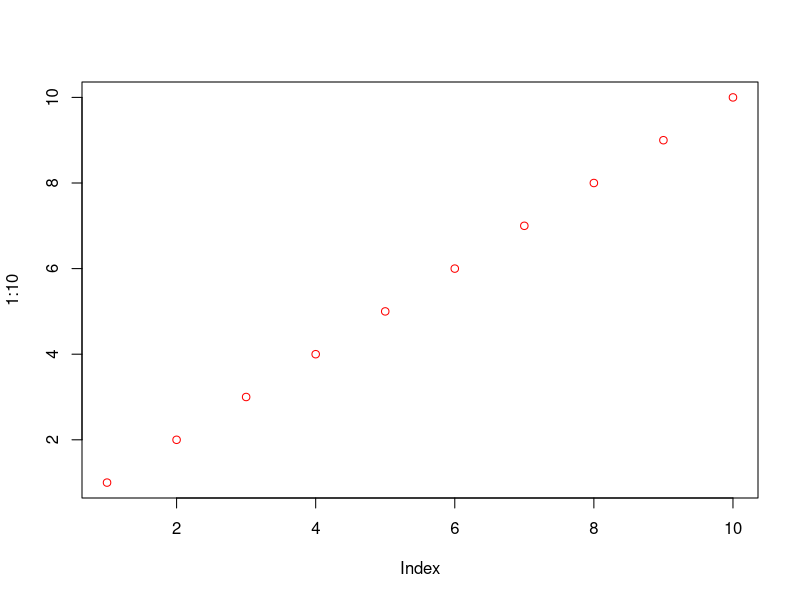
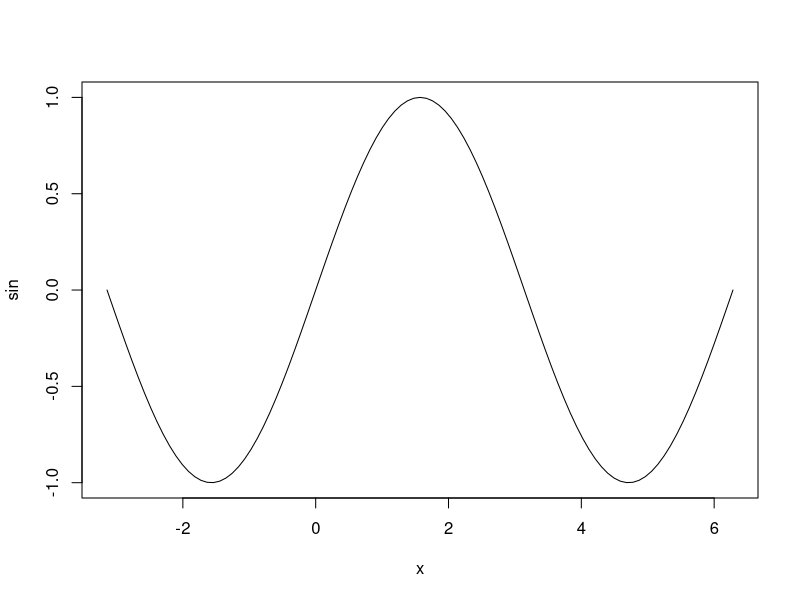
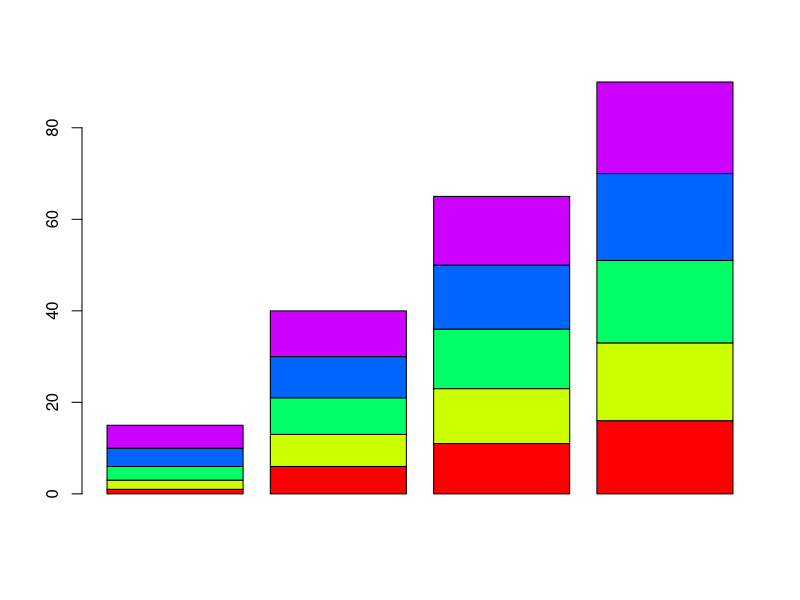
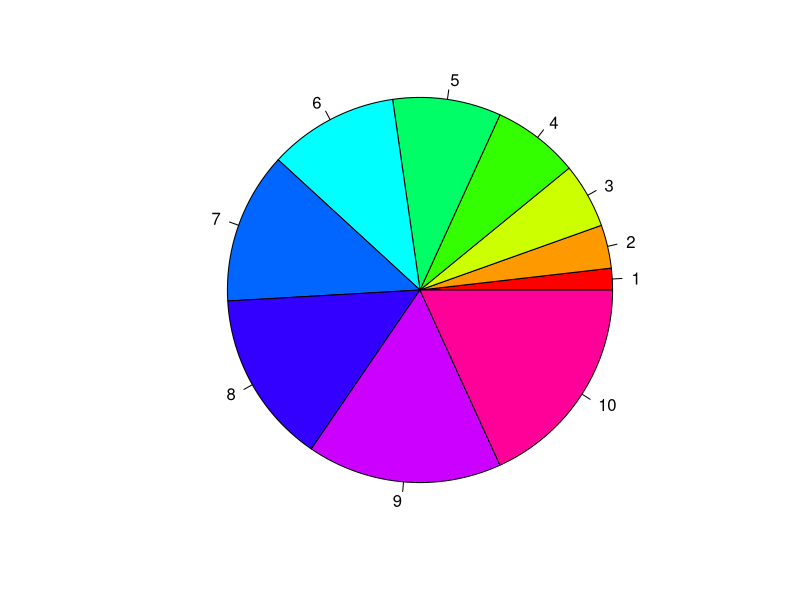
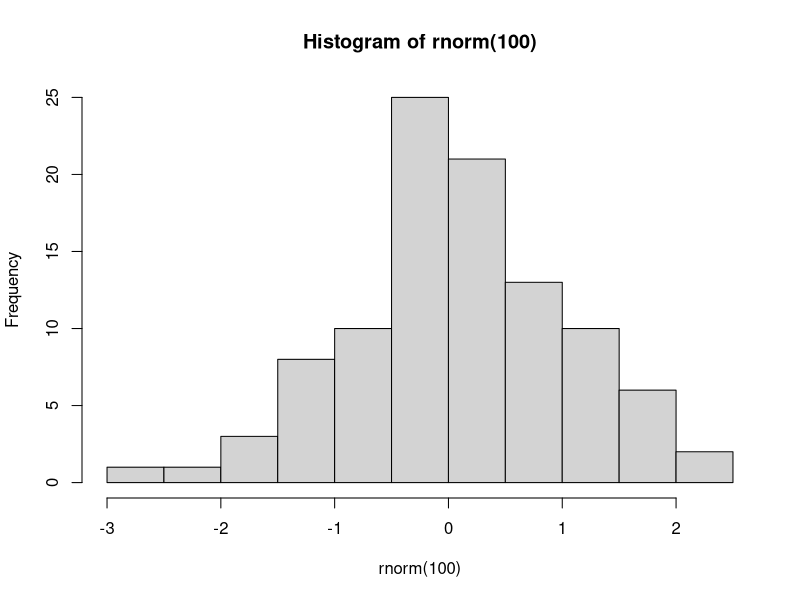

Reproduce these figures in R, in order.
plot(1:10,col="red")
plot(sin,-pi,2*pi)
barplot(matrix(1:20,5),col=rainbow(5))
pie(1:10,r=1,col=rainbow(10))
hist(rnorm(100))
rnorm(100)
cor.test(1:10,10:1,method="pearson")